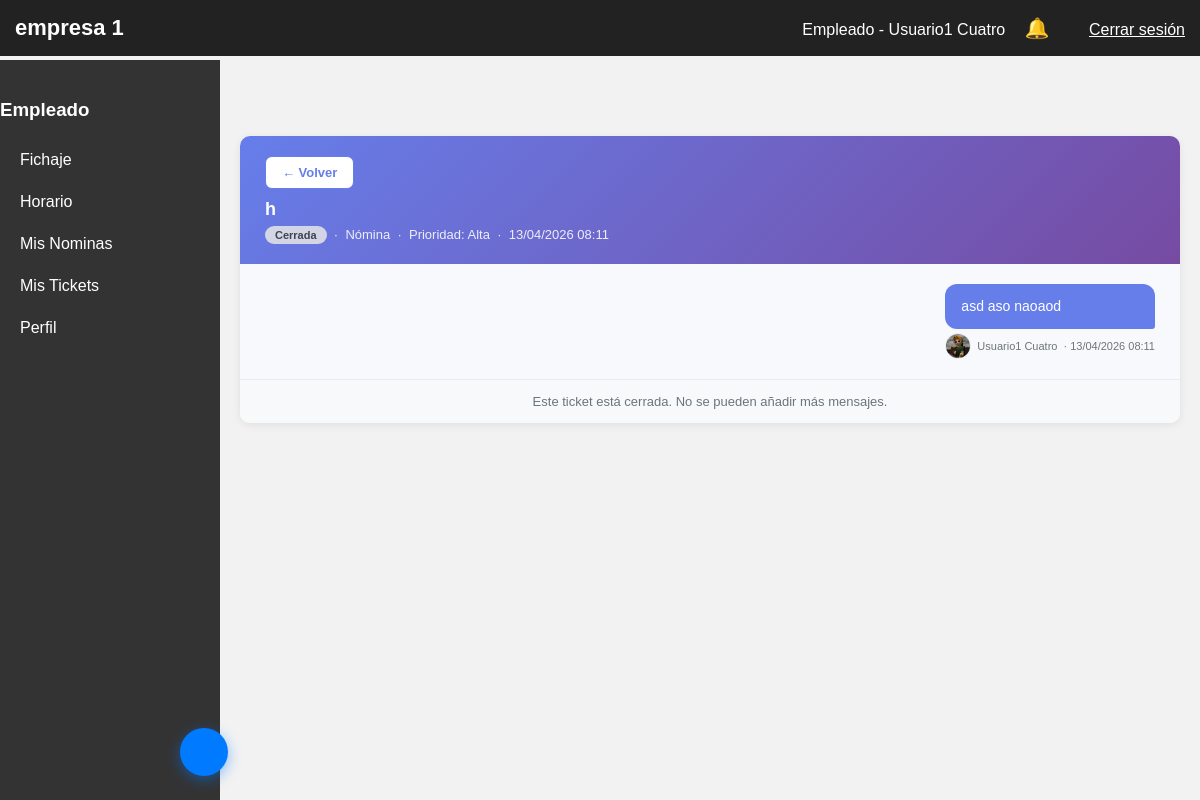
The app's page /panel.php?seccion=tickets&ticket=3 (signed in) with its own data.
### tables this page shows
CREATE TABLE `incidencias` (
  `id_incidencia` int(11) NOT NULL,
  `id_usuario` int(11) NOT NULL,
  `id_empresa` int(11) NOT NULL DEFAULT 1,
  `asunto` varchar(100) NOT NULL,
  `categoria` enum('HORARIO','NOMINA','VACACIONES','FICHAJE','OTRO') NOT NULL DEFAULT 'OTRO',
  `prioridad` enum('BAJA','MEDIA','ALTA') NOT NULL DEFAULT 'MEDIA',
  `mensaje` text NOT NULL,
  `respuesta` text DEFAULT NULL,
  `cerrado_por` int(11) DEFAULT NULL,
  `estado` enum('PENDIENTE','EN_PROCESO','RESUELTA','CERRADA') NOT NULL DEFAULT 'PENDIENTE',
  `fecha_creacion` timestamp NOT NULL DEFAULT current_timestamp(),
  `fecha_respuesta` timestamp NULL DEFAULT NULL
);

CREATE TABLE `mensajes_ticket` (
  `id_mensaje` int(11) NOT NULL,
  `id_incidencia` int(11) NOT NULL,
  `id_usuario` int(11) NOT NULL,
  `mensaje` text NOT NULL,
  `es_admin` tinyint(1) NOT NULL DEFAULT 0,
  `fecha_creacion` timestamp NOT NULL DEFAULT current_timestamp()
);

CREATE TABLE `usuario` (
  `id_usuario` int(11) NOT NULL,
  `nombre` varchar(100) NOT NULL,
  `apellidos` varchar(150) NOT NULL,
  `NIF` varchar(20) DEFAULT NULL,
  `Numero_Afiliciacion` varchar(30) DEFAULT NULL,
  `email` varchar(150) NOT NULL,
  `password_hash` varchar(255) NOT NULL,
  `activo` tinyint(1) DEFAULT 1,
  `foto_perfil` varchar(255) DEFAULT 'uploads/perfil_default.png',
  `created_at` timestamp NOT NULL DEFAULT current_timestamp(),
  `tipo_contrato` enum('completa','parcial') DEFAULT 'completa',
  `horas_contrato_mes` int(11) DEFAULT 160,
  `vacaciones_totales_anuales` decimal(4,2) DEFAULT 30.00,
  `horas_extra_anuales_limite` int(11) DEFAULT 80
);

### secciones/tickets.php (the view, shortened to what this page needs)
<?php
$idUsuario = $_SESSION['usuario']['id'];
$idEmpresa = (int)$_SESSION['empresa_activa'];
$idTicket = isset($_GET['ticket']) ? (int)$_GET['ticket'] : 0;
if ($idTicket) {
    $stmtT = $pdo->prepare("
        SELECT i.*, U.nombre, U.apellidos, U.foto_perfil
        FROM incidencias i
        JOIN usuario U ON i.id_usuario = U.id_usuario
        WHERE i.id_incidencia = ? AND i.id_usuario = ? AND i.id_empresa = ?
    ");
    $stmtT->execute([$idTicket, $idUsuario, $idEmpresa]);
    $ticket = $stmtT->fetch(PDO::FETCH_ASSOC);
    $stmtM = $pdo->prepare("
        SELECT m.*, U.nombre, U.apellidos, U.foto_perfil
        FROM mensajes_ticket m
        JOIN usuario U ON m.id_usuario = U.id_usuario
        WHERE m.id_incidencia = ?
        ORDER BY m.fecha_creacion ASC
    ");
    $stmtM->execute([$idTicket]);
    $mensajes = $stmtM->fetchAll(PDO::FETCH_ASSOC);
}
$labelEstado = ['PENDIENTE'=>'Pendiente','EN_PROCESO'=>'En proceso','RESUELTA'=>'Resuelta','CERRADA'=>'Cerrada'];
$labelCategoria = ['HORARIO'=>'Horario','NOMINA'=>'Nómina','VACACIONES'=>'Vacaciones','FICHAJE'=>'Fichaje','OTRO'=>'Otro'];
$labelPrioridad = ['BAJA'=>'Baja','MEDIA'=>'Media','ALTA'=>'Alta'];
$iconoCategoria = ['HORARIO'=>'','NOMINA'=>'','VACACIONES'=>'','FICHAJE'=>'','OTRO'=>''];
?>
<link rel="stylesheet" href="css/tickets.css">
<div class="tickets-wrapper">
<?php if ($idTicket && $ticket): ?>
    <div class="ticket-detalle">
        <div class="ticket-detalle-header">
            <div>
                <button class="btn-volver" style="margin-bottom:10px;"
                        onclick="location.href='panel.php?seccion=tickets'">← Volver</button>
                <h3><?= htmlspecialchars($ticket['asunto']) ?></h3>
                <div class="meta">
                    <span class="badge-ticket badge-<?= strtolower($ticket['estado']) ?>">
                        <?= $labelEstado[$ticket['estado']] ?>
                    </span>
                    &nbsp;·&nbsp;
                    <?= $iconoCategoria[$ticket['categoria']] ?> <?= $labelCategoria[$ticket['categoria']] ?>
                    &nbsp;·&nbsp;
                    Prioridad: <?= $labelPrioridad[$ticket['prioridad']] ?>
                    &nbsp;·&nbsp;
                    <?= date('d/m/Y H:i', strtotime($ticket['fecha_creacion'])) ?>
                </div>
            </div>
        </div>
        <div class="hilo-mensajes" id="hiloMensajes">
            <?php foreach ($mensajes as $msg): ?>
                <div class="mensaje-bubble <?= $msg['es_admin'] ? 'admin' : 'empleado' ?>">
                    <div class="mensaje-contenido">
                        <?= nl2br(htmlspecialchars($msg['mensaje'])) ?>
                    </div>
                    <div class="mensaje-autor">
                        <img src="<?= htmlspecialchars($msg['foto_perfil'] ?? 'secciones/uploads/perfil_default.jpg') ?>"
                             class="mensaje-avatar"
                             onerror="this.src='secciones/uploads/perfil_default.jpg'">
                        <span><?= htmlspecialchars($msg['nombre'] . ' ' . $msg['apellidos']) ?></span>
                        <span>· <?= date('d/m/Y H:i', strtotime($msg['fecha_creacion'])) ?></span>
                    </div>
                </div>
            <?php endforeach; ?>
        </div>
        <?php if (!in_array($ticket['estado'], ['RESUELTA','CERRADA'])): ?>
        <div class="respuesta-box">
            <textarea id="txtRespuesta" placeholder="Escribe tu mensaje..."></textarea>
            <div class="respuesta-acciones">
                <span style="font-size:13px;color:#6c757d;">Pulsa Enviar para añadir al hilo</span>
                <button class="btn-primary" onclick="enviarMensaje(<?= $idTicket ?>)">
                    Enviar mensaje
                </button>
            </div>
        </div>
        <?php else: ?>
        <div style="padding:14px 25px;background:#f8f9fa;border-top:1px solid #e9ecef;font-size:13px;color:#6c757d;text-align:center;">
             Este ticket está <?= strtolower($labelEstado[$ticket['estado']]) ?>. No se pueden añadir más mensajes.
        </div>
        <?php endif; ?>
    </div>
<?php endif; ?>
</div>

### css/empresa_1.css (style rules this page uses)
body { margin:0; font-family: Arial; background:#f2f2f2; }

### css/tickets.css (style rules this page uses)
:root { --primary: #667eea; --success: #28a745; --warning: #ffc107; --danger: #dc3545; --info: #17a2b8; --border: #e9ecef; --text-main: #333; --text-muted:#6c757d; --radius: 10px; }
.tickets-wrapper { animation: fadeInUp .35s ease; }
.badge-ticket { display: inline-flex; align-items: center; gap: 4px; padding: 3px 10px; border-radius: 20px; font-size: 11px; font-weight: 700; white-space: nowrap; }
.badge-cerrada { background: #e2e3e5; color: #383d41; }
.ticket-detalle { background: white; border-radius: var(--radius); box-shadow: 0 2px 8px rgba(0,0,0,.08); overflow: hidden; }
.ticket-detalle-header { background: linear-gradient(135deg, #667eea 0%, #764ba2 100%); color: white; padding: 20px 25px; display: flex; justify-content: space-between; align-items: flex-start; flex-wrap: wrap; gap: 12px; }
.ticket-detalle-header h3 { margin: 0 0 6px; font-size: 18px; }
.ticket-detalle-header .meta { font-size: 13px; opacity: .88; }
.hilo-mensajes { padding: 20px 25px; display: flex; flex-direction: column; gap: 14px; max-height: 420px; overflow-y: auto; background: #f8f9fc; }
.mensaje-bubble { max-width: 78%; display: flex; flex-direction: column; gap: 4px; }
.mensaje-bubble.empleado { align-self: flex-end; }
.mensaje-contenido { padding: 12px 16px; border-radius: 12px; font-size: 14px; line-height: 1.5; word-break: break-word; }
.mensaje-bubble.empleado .mensaje-contenido { background: var(--primary); color: white; border-bottom-right-radius: 3px; }
.mensaje-autor { font-size: 11px; color: var(--text-muted); display: flex; align-items: center; gap: 6px; }
.mensaje-bubble.empleado .mensaje-autor { justify-content: flex-end; }
.mensaje-avatar { width: 24px; height: 24px; border-radius: 50%; object-fit: cover; border: 1px solid var(--border); }
.btn-volver { background: white; color: var(--primary); border: 1.5px solid var(--primary); padding: 8px 16px; border-radius: 7px; cursor: pointer; font-weight: 600; font-size: 13px; }

### records on screen
incidencias: asunto "h", estado "Cerrada", categoria "Nómina", prioridad "Alta", fecha_creacion "13/04/2026 08:11", estado "cerrada"
mensajes_ticket: mensaje "asd aso naoaod", id_usuario.foto_perfil (picture), id_usuario.apellidos "Usuario1 Cuatro", fecha_creacion "13/04/2026 08:11"

### other values on screen
$nombreEmpresa "empresa 1"
$usuario['nombre'] . ' ' . $usuario['apellidos'] "Usuario1 Cuatro"
